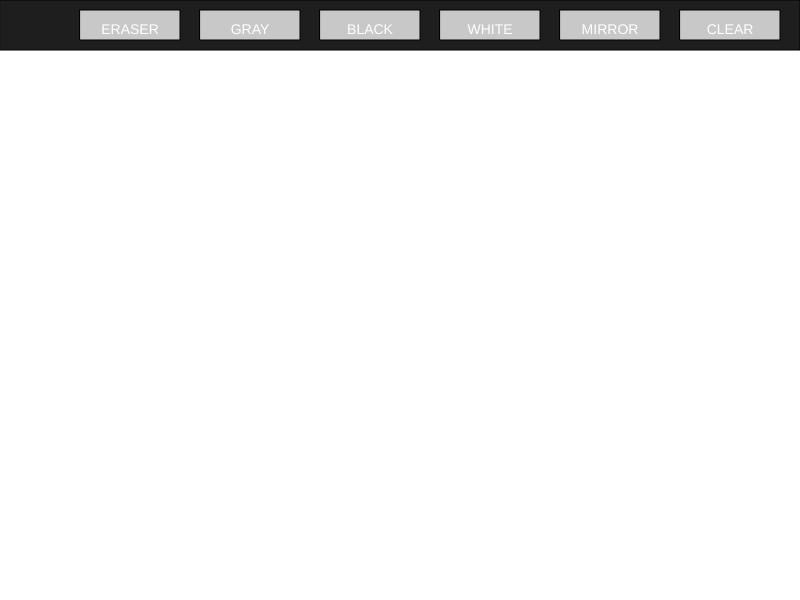
Frame 1 (no input)
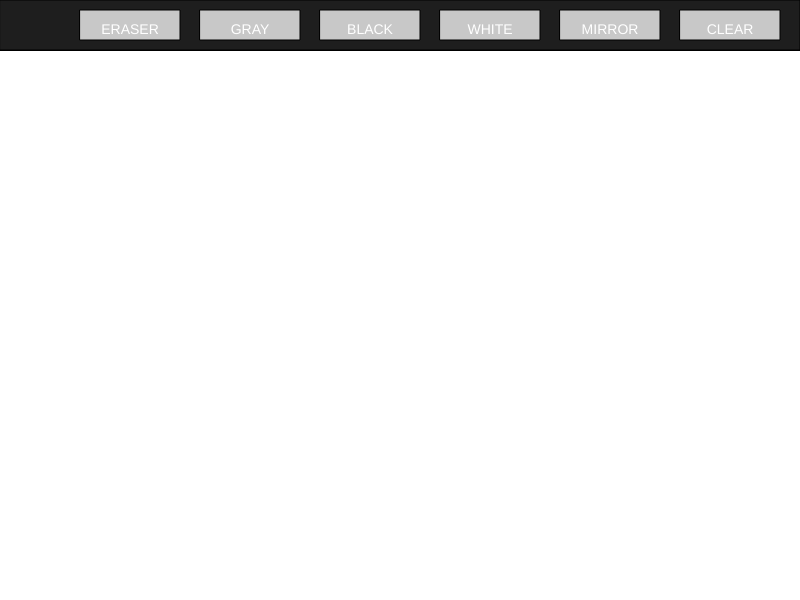
Frame 60 (no input)
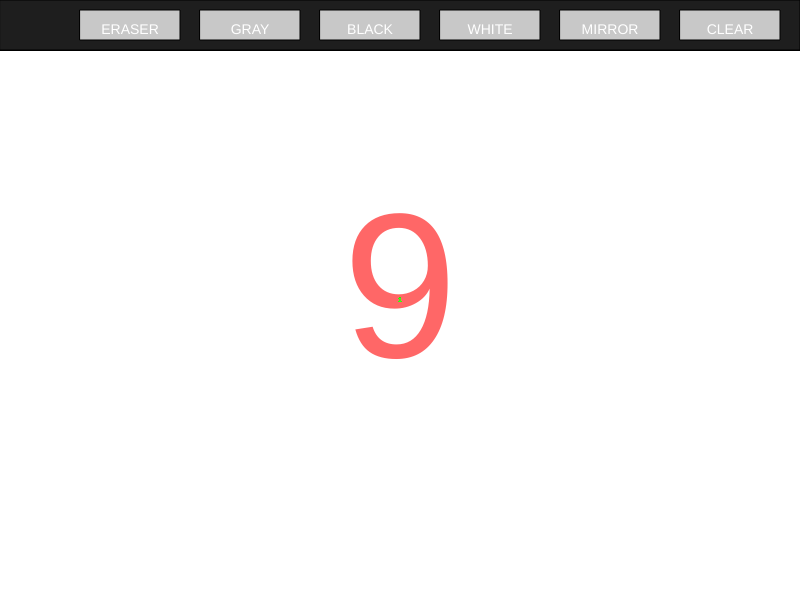
Frame 120 (the mouse pressed at the canvas centre since frame 60)

The p5.js sketch that drew these frames (run headless with seeded random() and noise() and a simulated clock; from frame 60 on, the mouse is pressed at the canvas centre):

// p5.js sketch
// ── sketch.js
let speed; //assigning speed of mouse as float numb
let mirrorMode = false; //because i put in mirror button i need to assign it
let eraserMode = false; //for eraser mode (new feature)
let bgColor = 255; //to store current background color

function setup(){
  createCanvas(800,600);
  background(bgColor); // i like white color
  textAlign(CENTER,CENTER); //so numbers work correctly 
}

function drawUI(){

  fill(30);
  rect(0,0,width,50);

  fill(200);
  rect(80,10,100,30);   // ERASER button
  rect(200,10,100,30);  // GRAY button
  rect(320,10,100,30);  // BLACK button
  rect(440,10,100,30);  // WHITE button
  rect(560,10,100,30);  // MIRROR button
  rect(680,10,100,30);  // CLEAR button

  fill(255);
  textSize(14);
  text("ERASER",130,30);
  text("GRAY",250,30);
  text("BLACK",370,30);
  text("WHITE",490,30);
  text("MIRROR",610,30);
  text("CLEAR",730,30);

} // by this draw ui code i made an interface 

function draw(){

  drawUI(); //so it will have the interface

  if(mouseIsPressed && mouseY > 50){
//this code checks if mouse pressed

    speed = dist(mouseX,mouseY,pmouseX,pmouseY);
//this checks mouse distance between current and past positions, so calculates speed

    let number;
//assigning variable to store which number will be drawn

    // now its part for number based on speed
    if(speed < 2){
      number = 1;
    }
    else if(speed < 5){
      number = 3;
    }
    else if(speed < 10){
      number = 5;
    }
    else if(speed < 15){
      number = 7;
    }
    else{
      number = 9;
    }

    let size = map(speed,0,20,6,14); //making the speed affect the size
    textSize(size);

    if(eraserMode){
      fill(bgColor);
      noStroke();
      rect(mouseX, mouseY, 10, 10); //eraser is 10x10 square
    } else {

      //this is part for color based on speed
      if(speed < 2){
        fill(57,255,20,180); //green color and number 1 if speed is not fast
      }
      else if(speed < 5){
        fill(0,255,255,180); //and so on
      }
      else if(speed < 10){
        fill(0,200,255,180); 
      }
      else if(speed < 15){
        fill(255,80,80,180); 
      }
      else{
        fill(255,40,40,180); 
      }

      text(number,mouseX,mouseY); //drawing with numbers 
    }

    //making a mirror mode
    if(mirrorMode){

      let mirror_x = width - mouseX;

      if(eraserMode){
        rect(mirror_x, mouseY, 10, 10);
      } else {
        text(number,mirror_x,mouseY);
      }
    }

  }

}

function mousePressed(){

  if(mouseY < 50){

    // ERASER button
    if(mouseX > 80 && mouseX < 180){
      eraserMode = !eraserMode; //turn on/off eraser
    }

    // GRAY background
    if(mouseX > 200 && mouseX < 300){
      bgColor = 180;
      background(bgColor);
    }

    // BLACK background
    if(mouseX > 320 && mouseX < 420){
      bgColor = 0;
      background(bgColor);
    }

    // WHITE background
    if(mouseX > 440 && mouseX < 540){
      bgColor = 255;
      background(bgColor);
    }

    // MIRROR button
    if(mouseX > 560 && mouseX < 660){
      mirrorMode = !mirrorMode;
    } //making the mirror button work

    // CLEAR button
    if(mouseX > 680 && mouseX < 780){
      background(bgColor); //clear but keep current color
    }

  }

}
